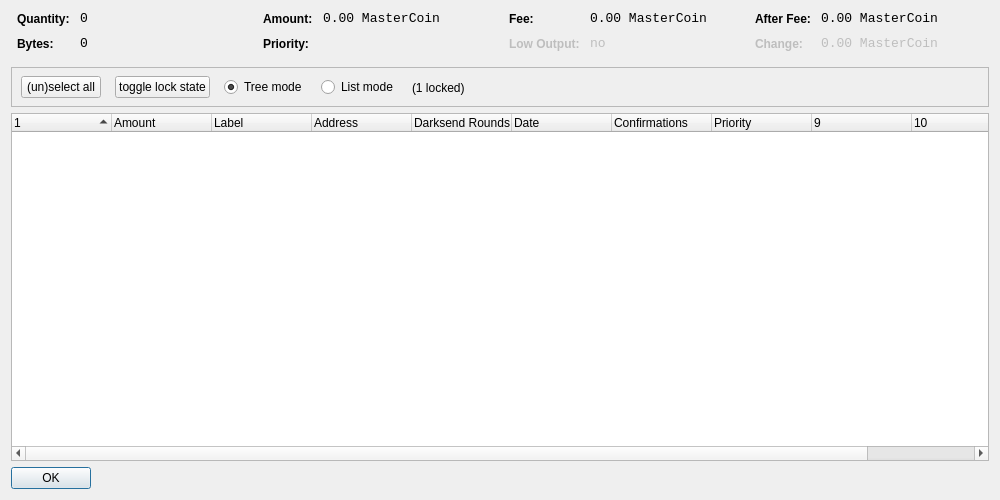
<?xml version="1.0" encoding="UTF-8"?>
<ui version="4.0">
 <class>CoinControlDialog</class>
 <widget class="QDialog" name="CoinControlDialog">
  <property name="geometry">
   <rect>
    <x>0</x>
    <y>0</y>
    <width>1000</width>
    <height>500</height>
   </rect>
  </property>
  <property name="windowTitle">
   <string>Coin Control</string>
  </property>
  <layout class="QVBoxLayout" name="verticalLayout">
   <item>
    <layout class="QHBoxLayout" name="horizontalLayoutTop" stretch="0,0,0,0">
     <property name="topMargin">
      <number>0</number>
     </property>
     <property name="bottomMargin">
      <number>10</number>
     </property>
     <item>
      <layout class="QFormLayout" name="formLayoutCoinControl1">
       <property name="horizontalSpacing">
        <number>10</number>
       </property>
       <property name="verticalSpacing">
        <number>10</number>
       </property>
       <property name="leftMargin">
        <number>6</number>
       </property>
       <property name="rightMargin">
        <number>6</number>
       </property>
       <item row="0" column="0">
        <widget class="QLabel" name="labelCoinControlQuantityText">
         <property name="styleSheet">
          <string notr="true">font-weight:bold;</string>
         </property>
         <property name="text">
          <string>Quantity:</string>
         </property>
        </widget>
       </item>
       <item row="0" column="1">
        <widget class="QLabel" name="labelCoinControlQuantity">
         <property name="font">
          <font>
           <family>Monospace</family>
           <pointsize>10</pointsize>
          </font>
         </property>
         <property name="cursor">
          <cursorShape>IBeamCursor</cursorShape>
         </property>
         <property name="contextMenuPolicy">
          <enum>Qt::ActionsContextMenu</enum>
         </property>
         <property name="text">
          <string notr="true">0</string>
         </property>
         <property name="textInteractionFlags">
          <set>Qt::LinksAccessibleByMouse|Qt::TextSelectableByKeyboard|Qt::TextSelectableByMouse</set>
         </property>
        </widget>
       </item>
       <item row="1" column="0">
        <widget class="QLabel" name="labelCoinControlBytesText">
         <property name="styleSheet">
          <string notr="true">font-weight:bold;</string>
         </property>
         <property name="text">
          <string>Bytes:</string>
         </property>
        </widget>
       </item>
       <item row="1" column="1">
        <widget class="QLabel" name="labelCoinControlBytes">
         <property name="font">
          <font>
           <family>Monospace</family>
           <pointsize>10</pointsize>
          </font>
         </property>
         <property name="cursor">
          <cursorShape>IBeamCursor</cursorShape>
         </property>
         <property name="contextMenuPolicy">
          <enum>Qt::ActionsContextMenu</enum>
         </property>
         <property name="text">
          <string notr="true">0</string>
         </property>
         <property name="textInteractionFlags">
          <set>Qt::LinksAccessibleByMouse|Qt::TextSelectableByKeyboard|Qt::TextSelectableByMouse</set>
         </property>
        </widget>
       </item>
      </layout>
     </item>
     <item>
      <layout class="QFormLayout" name="formLayoutCoinControl2">
       <property name="horizontalSpacing">
        <number>10</number>
       </property>
       <property name="verticalSpacing">
        <number>10</number>
       </property>
       <property name="leftMargin">
        <number>6</number>
       </property>
       <property name="rightMargin">
        <number>6</number>
       </property>
       <item row="0" column="0">
        <widget class="QLabel" name="labelCoinControlAmountText">
         <property name="styleSheet">
          <string notr="true">font-weight:bold;</string>
         </property>
         <property name="text">
          <string>Amount:</string>
         </property>
        </widget>
       </item>
       <item row="0" column="1">
        <widget class="QLabel" name="labelCoinControlAmount">
         <property name="font">
          <font>
           <family>Monospace</family>
           <pointsize>10</pointsize>
          </font>
         </property>
         <property name="cursor">
          <cursorShape>IBeamCursor</cursorShape>
         </property>
         <property name="contextMenuPolicy">
          <enum>Qt::ActionsContextMenu</enum>
         </property>
         <property name="text">
          <string notr="true">0.00 MasterCoin</string>
         </property>
         <property name="textInteractionFlags">
          <set>Qt::LinksAccessibleByMouse|Qt::TextSelectableByKeyboard|Qt::TextSelectableByMouse</set>
         </property>
        </widget>
       </item>
       <item row="1" column="0">
        <widget class="QLabel" name="labelCoinControlPriorityText">
         <property name="styleSheet">
          <string notr="true">font-weight:bold;</string>
         </property>
         <property name="text">
          <string>Priority:</string>
         </property>
        </widget>
       </item>
       <item row="1" column="1">
        <widget class="QLabel" name="labelCoinControlPriority">
         <property name="font">
          <font>
           <family>Monospace</family>
           <pointsize>10</pointsize>
          </font>
         </property>
         <property name="cursor">
          <cursorShape>IBeamCursor</cursorShape>
         </property>
         <property name="contextMenuPolicy">
          <enum>Qt::ActionsContextMenu</enum>
         </property>
         <property name="text">
          <string/>
         </property>
         <property name="textInteractionFlags">
          <set>Qt::LinksAccessibleByMouse|Qt::TextSelectableByKeyboard|Qt::TextSelectableByMouse</set>
         </property>
        </widget>
       </item>
      </layout>
     </item>
     <item>
      <layout class="QFormLayout" name="formLayoutCoinControl3">
       <property name="horizontalSpacing">
        <number>10</number>
       </property>
       <property name="verticalSpacing">
        <number>10</number>
       </property>
       <property name="leftMargin">
        <number>6</number>
       </property>
       <property name="rightMargin">
        <number>6</number>
       </property>
       <item row="0" column="0">
        <widget class="QLabel" name="labelCoinControlFeeText">
         <property name="styleSheet">
          <string notr="true">font-weight:bold;</string>
         </property>
         <property name="text">
          <string>Fee:</string>
         </property>
        </widget>
       </item>
       <item row="0" column="1">
        <widget class="QLabel" name="labelCoinControlFee">
         <property name="font">
          <font>
           <family>Monospace</family>
           <pointsize>10</pointsize>
          </font>
         </property>
         <property name="cursor">
          <cursorShape>IBeamCursor</cursorShape>
         </property>
         <property name="contextMenuPolicy">
          <enum>Qt::ActionsContextMenu</enum>
         </property>
         <property name="text">
          <string notr="true">0.00 MasterCoin</string>
         </property>
         <property name="textInteractionFlags">
          <set>Qt::LinksAccessibleByMouse|Qt::TextSelectableByKeyboard|Qt::TextSelectableByMouse</set>
         </property>
        </widget>
       </item>
       <item row="1" column="0">
        <widget class="QLabel" name="labelCoinControlLowOutputText">
         <property name="enabled">
          <bool>false</bool>
         </property>
         <property name="styleSheet">
          <string notr="true">font-weight:bold;</string>
         </property>
         <property name="text">
          <string>Low Output:</string>
         </property>
        </widget>
       </item>
       <item row="1" column="1">
        <widget class="QLabel" name="labelCoinControlLowOutput">
         <property name="enabled">
          <bool>false</bool>
         </property>
         <property name="font">
          <font>
           <family>Monospace</family>
           <pointsize>10</pointsize>
          </font>
         </property>
         <property name="cursor">
          <cursorShape>IBeamCursor</cursorShape>
         </property>
         <property name="contextMenuPolicy">
          <enum>Qt::ActionsContextMenu</enum>
         </property>
         <property name="text">
          <string notr="true">no</string>
         </property>
         <property name="textInteractionFlags">
          <set>Qt::LinksAccessibleByMouse|Qt::TextSelectableByKeyboard|Qt::TextSelectableByMouse</set>
         </property>
        </widget>
       </item>
      </layout>
     </item>
     <item>
      <layout class="QFormLayout" name="formLayoutCoinControl4">
       <property name="horizontalSpacing">
        <number>10</number>
       </property>
       <property name="verticalSpacing">
        <number>10</number>
       </property>
       <property name="leftMargin">
        <number>6</number>
       </property>
       <property name="rightMargin">
        <number>6</number>
       </property>
       <item row="0" column="0">
        <widget class="QLabel" name="labelCoinControlAfterFeeText">
         <property name="styleSheet">
          <string notr="true">font-weight:bold;</string>
         </property>
         <property name="text">
          <string>After Fee:</string>
         </property>
        </widget>
       </item>
       <item row="0" column="1">
        <widget class="QLabel" name="labelCoinControlAfterFee">
         <property name="font">
          <font>
           <family>Monospace</family>
           <pointsize>10</pointsize>
          </font>
         </property>
         <property name="cursor">
          <cursorShape>IBeamCursor</cursorShape>
         </property>
         <property name="contextMenuPolicy">
          <enum>Qt::ActionsContextMenu</enum>
         </property>
         <property name="text">
          <string notr="true">0.00 MasterCoin</string>
         </property>
         <property name="textInteractionFlags">
          <set>Qt::LinksAccessibleByMouse|Qt::TextSelectableByKeyboard|Qt::TextSelectableByMouse</set>
         </property>
        </widget>
       </item>
       <item row="1" column="0">
        <widget class="QLabel" name="labelCoinControlChangeText">
         <property name="enabled">
          <bool>false</bool>
         </property>
         <property name="styleSheet">
          <string notr="true">font-weight:bold;</string>
         </property>
         <property name="text">
          <string>Change:</string>
         </property>
        </widget>
       </item>
       <item row="1" column="1">
        <widget class="QLabel" name="labelCoinControlChange">
         <property name="enabled">
          <bool>false</bool>
         </property>
         <property name="font">
          <font>
           <family>Monospace</family>
           <pointsize>10</pointsize>
          </font>
         </property>
         <property name="cursor">
          <cursorShape>IBeamCursor</cursorShape>
         </property>
         <property name="contextMenuPolicy">
          <enum>Qt::ActionsContextMenu</enum>
         </property>
         <property name="text">
          <string notr="true">0.00 MasterCoin</string>
         </property>
         <property name="textInteractionFlags">
          <set>Qt::LinksAccessibleByMouse|Qt::TextSelectableByKeyboard|Qt::TextSelectableByMouse</set>
         </property>
        </widget>
       </item>
      </layout>
     </item>
    </layout>
   </item>
   <item>
    <widget class="QFrame" name="frame">
     <property name="minimumSize">
      <size>
       <width>0</width>
       <height>40</height>
      </size>
     </property>
     <property name="frameShape">
      <enum>QFrame::StyledPanel</enum>
     </property>
     <property name="frameShadow">
      <enum>QFrame::Sunken</enum>
     </property>
     <widget class="QWidget" name="horizontalLayoutWidget">
      <property name="geometry">
       <rect>
        <x>10</x>
        <y>0</y>
        <width>781</width>
        <height>41</height>
       </rect>
      </property>
      <layout class="QHBoxLayout" name="horizontalLayoutPanel" stretch="0,0,0,0,0">
       <property name="spacing">
        <number>14</number>
       </property>
       <item>
        <widget class="QPushButton" name="pushButtonSelectAll">
         <property name="sizePolicy">
          <sizepolicy hsizetype="Maximum" vsizetype="Fixed">
           <horstretch>0</horstretch>
           <verstretch>0</verstretch>
          </sizepolicy>
         </property>
         <property name="text">
          <string>(un)select all</string>
         </property>
        </widget>
       </item>
        <item>
         <widget class="QPushButton" name="pushButtonToggleLock">
          <property name="sizePolicy">
           <sizepolicy hsizetype="Maximum" vsizetype="Fixed">
            <horstretch>0</horstretch>
            <verstretch>0</verstretch>
           </sizepolicy>
          </property>
          <property name="text">
           <string>toggle lock state</string>
          </property>
          <property name="autoDefault">
           <bool>false</bool>
          </property>
         </widget>
        </item>
       <item>
        <widget class="QRadioButton" name="radioTreeMode">
         <property name="sizePolicy">
          <sizepolicy hsizetype="Maximum" vsizetype="Fixed">
           <horstretch>0</horstretch>
           <verstretch>0</verstretch>
          </sizepolicy>
         </property>
         <property name="text">
          <string>Tree mode</string>
         </property>
         <property name="checked">
          <bool>true</bool>
         </property>
        </widget>
       </item>
       <item>
        <widget class="QRadioButton" name="radioListMode">
         <property name="sizePolicy">
          <sizepolicy hsizetype="Maximum" vsizetype="Fixed">
           <horstretch>0</horstretch>
           <verstretch>0</verstretch>
          </sizepolicy>
         </property>
         <property name="text">
          <string>List mode</string>
         </property>
        </widget>
       </item>
        <item>
         <widget class="QLabel" name="labelLocked">
          <property name="text">
           <string>(1 locked)</string>
          </property>
         </widget>
        </item>
       <item>
        <spacer name="horizontalSpacer">
         <property name="orientation">
          <enum>Qt::Horizontal</enum>
         </property>
         <property name="sizeHint" stdset="0">
          <size>
           <width>40</width>
           <height>20</height>
          </size>
         </property>
        </spacer>
       </item>
      </layout>
     </widget>
    </widget>
   </item>
   <item>
    <widget class="CoinControlTreeWidget" name="treeWidget">
     <property name="contextMenuPolicy">
      <enum>Qt::CustomContextMenu</enum>
     </property>
     <property name="sortingEnabled">
      <bool>false</bool>
     </property>
     <property name="columnCount">
      <number>11</number>
     </property>
     <attribute name="headerShowSortIndicator" stdset="0">
      <bool>true</bool>
     </attribute>
     <attribute name="headerStretchLastSection">
      <bool>false</bool>
     </attribute>
     <column>
      <property name="text">
       <string/>
      </property>
     </column>
     <column>
      <property name="text">
       <string>Amount</string>
      </property>
     </column>
     <column>
      <property name="text">
       <string>Label</string>
      </property>
     </column>
     <column>
      <property name="text">
       <string>Address</string>
      </property>
     </column>
     <column>
      <property name="text">
       <string>Darksend Rounds</string>
      </property>
    </column>
     <column>
      <property name="text">
       <string>Date</string>
      </property>
     </column>
     <column>
      <property name="text">
       <string>Confirmations</string>
      </property>
      <property name="toolTip">
       <string>Confirmed</string>
      </property>
     </column>
     <column>
      <property name="text">
       <string>Priority</string>
      </property>
     </column>
     <column>
      <property name="text">
       <string/>
      </property>
     </column>
     <column>
      <property name="text">
       <string/>
      </property>
     </column>
     <column>
      <property name="text">
       <string/>
      </property>
     </column>
     <column>
      <property name="text">
       <string/>
      </property>
     </column>
    </widget>
   </item>
   <item>
    <widget class="QDialogButtonBox" name="buttonBox">
     <property name="sizePolicy">
      <sizepolicy hsizetype="Maximum" vsizetype="Fixed">
       <horstretch>0</horstretch>
       <verstretch>0</verstretch>
      </sizepolicy>
     </property>
     <property name="orientation">
      <enum>Qt::Horizontal</enum>
     </property>
     <property name="standardButtons">
      <set>QDialogButtonBox::Ok</set>
     </property>
    </widget>
   </item>
  </layout>
 </widget>
 <customwidgets>
  <customwidget>
   <class>CoinControlTreeWidget</class>
   <extends>QTreeWidget</extends>
   <header>coincontroltreewidget.h</header>
  </customwidget>
 </customwidgets>
 <resources/>
 <connections/>
</ui>
